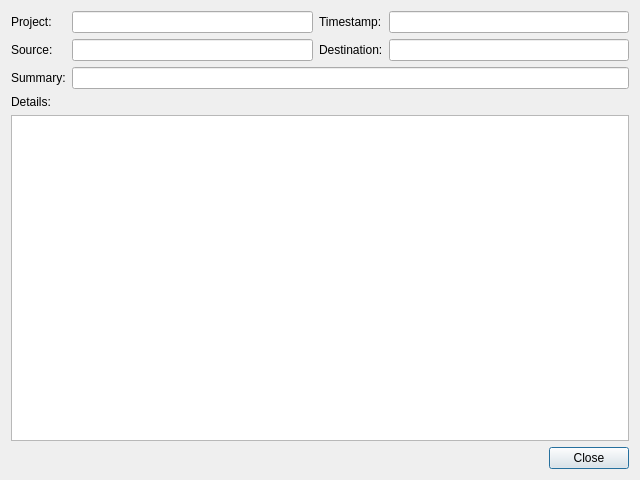
<?xml version="1.0" encoding="UTF-8"?>
<ui version="4.0">
 <class>log_dialog</class>
 <widget class="QDialog" name="log_dialog">
  <property name="geometry">
   <rect>
    <x>0</x>
    <y>0</y>
    <width>640</width>
    <height>480</height>
   </rect>
  </property>
  <property name="windowTitle">
   <string>Log Details</string>
  </property>
  <layout class="QGridLayout" name="gridLayout">
   <item row="0" column="0">
    <widget class="QLabel" name="label">
     <property name="text">
      <string>Project:</string>
     </property>
    </widget>
   </item>
   <item row="0" column="3">
    <widget class="QLabel" name="label_2">
     <property name="text">
      <string>Timestamp:</string>
     </property>
    </widget>
   </item>
   <item row="0" column="4">
    <widget class="QLineEdit" name="line_timestamp">
     <property name="readOnly">
      <bool>true</bool>
     </property>
    </widget>
   </item>
   <item row="1" column="3">
    <widget class="QLabel" name="label_4">
     <property name="text">
      <string>Destination:</string>
     </property>
    </widget>
   </item>
   <item row="1" column="4">
    <widget class="QLineEdit" name="line_destination">
     <property name="acceptDrops">
      <bool>true</bool>
     </property>
     <property name="readOnly">
      <bool>true</bool>
     </property>
    </widget>
   </item>
   <item row="2" column="0" colspan="2">
    <widget class="QLabel" name="label_5">
     <property name="text">
      <string>Summary:</string>
     </property>
    </widget>
   </item>
   <item row="2" column="2" colspan="3">
    <widget class="QLineEdit" name="line_summary">
     <property name="readOnly">
      <bool>true</bool>
     </property>
    </widget>
   </item>
   <item row="3" column="0" colspan="2">
    <widget class="QLabel" name="label_6">
     <property name="text">
      <string>Details:</string>
     </property>
    </widget>
   </item>
   <item row="4" column="0" colspan="5">
    <widget class="QTextBrowser" name="text_details"/>
   </item>
   <item row="5" column="0" colspan="5">
    <widget class="QDialogButtonBox" name="buttonBox">
     <property name="orientation">
      <enum>Qt::Horizontal</enum>
     </property>
     <property name="standardButtons">
      <set>QDialogButtonBox::Close</set>
     </property>
    </widget>
   </item>
   <item row="1" column="2">
    <widget class="QLineEdit" name="line_source">
     <property name="readOnly">
      <bool>true</bool>
     </property>
    </widget>
   </item>
   <item row="1" column="0" colspan="2">
    <widget class="QLabel" name="label_3">
     <property name="text">
      <string>Source:</string>
     </property>
    </widget>
   </item>
   <item row="0" column="2">
    <widget class="QLineEdit" name="line_project_name">
     <property name="readOnly">
      <bool>true</bool>
     </property>
    </widget>
   </item>
  </layout>
 </widget>
 <resources/>
 <connections>
  <connection>
   <sender>buttonBox</sender>
   <signal>clicked(QAbstractButton*)</signal>
   <receiver>log_dialog</receiver>
   <slot>hide()</slot>
   <hints>
    <hint type="sourcelabel">
     <x>319</x>
     <y>457</y>
    </hint>
    <hint type="destinationlabel">
     <x>319</x>
     <y>239</y>
    </hint>
   </hints>
  </connection>
 </connections>
</ui>
